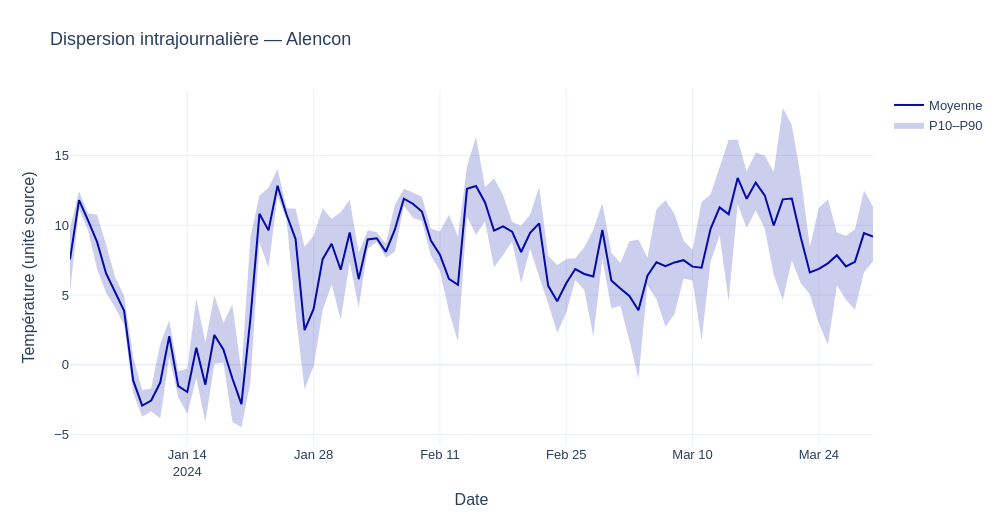

Source (notebook cell):
### Markdown cell above
### <b><div style='padding:15px;background-color:#d8dcd6;color:#030aa7;font-size:120%;text-align: left'>Plotly</div></b>

### Code cell
ID_GRAPHIQUE = '02_06'
BIBLIOTHEQUE = 'plotly'
fig=go.Figure()
fig.add_trace(go.Scatter(x=a.jour,y=a.q90,line_width=0,name='P90',showlegend=False))
fig.add_trace(go.Scatter(x=a.jour,y=a.q10,fill='tonexty',line_width=0,fillcolor='rgba(3,10,167,.2)',name='P10–P90'))
fig.add_trace(go.Scatter(x=a.jour,y=a.moyenne,name='Moyenne',line_color=palette[0]))
fig.update_layout(xaxis_title='Date',yaxis_title='Température (unité source)')
montrer_plotly(fig,f'Dispersion intrajournalière — {station}')
